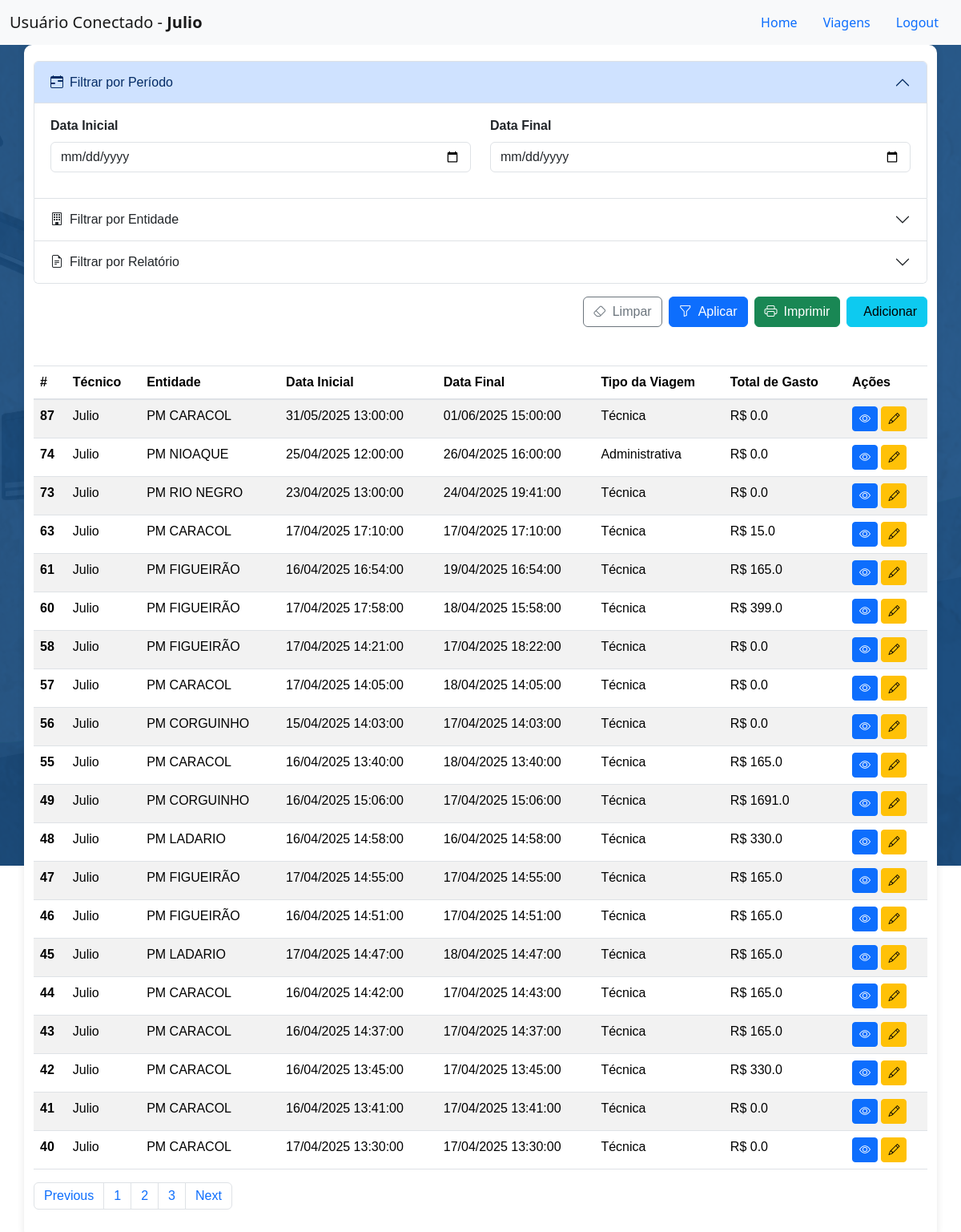
The page /viagens (signed in) on the database its author committed.
### models.py (models this page shows, shortened)
class Usuarios(db.Model):
    __tablename__= 'usuarios'
    id = db.Column(db.Integer, primary_key=True)
    usuario = db.Column(db.String(100), nullable=False)
    senha = db.Column(db.String(1000), nullable=True)
    acesso = db.Column(db.String(100))
    email = db.Column(db.String(100))
    foto = db.Column(db.String(1000), comment='Caminho da foto do usuário')
    setor = db.Column(db.String(100))
    admin = db.Column(db.Boolean, default=False)
    diaria = db.Column(db.Boolean, default=True)
    ativo = db.Column(db.Boolean, default=True)
    data = db.Column(db.DateTime, default=db.func.now())

class RegistroViagens(db.Model):
    __tablename__ = 'registro_viagens'
    id = db.Column(db.Integer, primary_key=True)
    entidade_destino = db.Column(db.Integer,db.ForeignKey('entidades.id') ,nullable=False)
    data_inicio = db.Column(db.DateTime)
    data_fim = db.Column(db.DateTime)
    tipo_viagem = db.Column(db.String(100))
    n_diaria = db.Column(db.String(100), comment='Número da diária')
    v_diaria = db.Column(db.Float, comment='Valor da diária')
    descricao = db.Column(db.String(100))
    n_intranet = db.Column(db.String(100), comment='Número da visita na intranet', default='0')
    veiculo = db.Column(db.String(100), comment='veículo')
    placa = db.Column(db.String(100), comment='Placa do veículo')
    km_inicial = db.Column(db.String(100), comment='KM inicial')
    km_final = db.Column(db.String(100), comment='KM final')
    n_combustivel = db.Column(db.String(100), comment='Número do combustível')
    total_gasto = db.Column(db.Float, comment='Total gasto na viagem', default=0.0)
    usuario = db.Column(db.Integer, db.ForeignKey('usuarios.id'), comment='ID do usuário que registrou a viagem')
    ativo = db.Column(db.Boolean, default=True)
    data = db.Column(db.DateTime, default=db.func.now())
    entidade_rel = db.relationship('Entidade', backref='viagens', lazy='joined')
    usuario_rel = db.relationship('Usuarios', backref='viagens', lazy='joined', foreign_keys=[usuario])

### app.py (the view, shortened to what this page needs)
@app.route('/viagens', methods=['GET', 'POST'])
def viagens():
    data_inicio = None
    data_fim = None
    query_usuarios = Usuarios.query.filter_by(
            ativo=True,
            diaria=True
        ).all()
    if request.method == 'POST':
        usuario_id = request.form.get('usuarioConnect')
        if usuario_id:
            session['usuarioConnect'] = usuario_id
            return redirect(url_for('viagens'))
        return render_template('registro_viagens.html')
    if 'usuarioConnect' not in session:
        return render_template('setUser.html', users=query_usuarios)
    usuario_id = session['usuarioConnect']
    query = RegistroViagens.query.filter(RegistroViagens.usuario == usuario_id).order_by(RegistroViagens.id.desc())
    data_inicio_str = request.args.get('filtro-data-inicial')
    data_fim_str = request.args.get('filtro-data-final')
    entidade_id = request.args.get('filtro-entidade')
    relatorio = request.args.get('filtro-relatorio')
    if entidade_id:
        query = query.filter(RegistroViagens.entidade_destino == entidade_id)
    if relatorio:
        query = query.filter(RegistroViagens.n_intranet.ilike(f'%{relatorio}%'))
    query_viagens = query.limit(20).all()
    query_entidades = Entidade.query.all()
    usuario_logado = Usuarios.query.get(usuario_id)
    for viagem in query_viagens:
        viagem.usuario_nome = viagem.usuario_rel.usuario if viagem.usuario_rel else 'Usuário não encontrado'
        viagem.entidade_nome = viagem.entidade_rel.nome if viagem.entidade_rel else 'Entidade não encontrada'
        viagem.data_formatada = viagem.data_inicio.strftime('%d/%m/%Y %H:%M:%S') if viagem.data_inicio else 'Data Não Disponível'
        viagem.data_final_formatada = viagem.data_fim.strftime('%d/%m/%Y %H:%M:%S') if viagem.data_fim else 'Data Não Disponível'
    if request.args.get('imprimir') == 'true':
        return gerar_relatorio_pdf(query_viagens, usuario_nome=usuario_logado.usuario, data_inicial=data_inicio, data_final=data_fim)
    return render_template(
        'registro_viagens.html',
        viagens=query_viagens,
        usuario=usuario_logado,
        entidades=query_entidades
    )

### templates/registro_viagens.html (shortened to what this page needs)
<!DOCTYPE html>
<html lang="pt-br">
<head>
    <link href="https://cdn.jsdelivr.net/npm/bootstrap@5.3.0-alpha1/dist/css/bootstrap.min.css" rel="stylesheet">
    <link rel="stylesheet" href="{{ url_for('static', filename='css/Viagens.css') }}">
    <link rel="stylesheet" href="https://cdnjs.cloudflare.com/ajax/libs/font-awesome/6.0.0-beta3/css/all.min.css">
    <link rel="stylesheet" href="https://stackpath.bootstrapcdn.com/bootstrap/4.5.2/css/bootstrap.min.css">
    <link href="https://cdn.jsdelivr.net/npm/bootstrap@5.3.3/dist/css/bootstrap.min.css" rel="stylesheet">
    <link href="https://cdn.jsdelivr.net/gh/gitbrent/bootstrap-switch-button@1.1.0/css/bootstrap-switch-button.min.css" rel="stylesheet">
    <link rel="stylesheet" href="https://cdn.jsdelivr.net/npm/bootstrap-icons@1.10.0/font/bootstrap-icons.css">
</head>
<header>
    <nav class="navbar navbar-expand-lg navbar-light bg-light">
        <div class="container-fluid">
            <a class="navbar-brand" href="#">Usuário Conectado - <strong>{{usuario.usuario}}</strong></a>
            <ul class="nav justify-content-center">
                <li class="nav-item">
                  <a class="nav-link" aria-current="page" href="{{url_for('home')}}">Home</a>
                </li>
                <li class="nav-item">
                  <a class="nav-link" href="{{url_for('viagens')}}">Viagens</a>
                </li>
                <li class="nav-item">
                  <a class="nav-link" href="{{url_for('logout')}}">Logout</a>
                </li>
            </ul>
        </div>
    </nav>
<body>
    <div class="container">
        <form class="mb-4">
            <div class="accordion" id="filtrosAccordion">
                <div class="accordion-item">
                    <h2 class="accordion-header">
                        <button class="accordion-button" type="button" data-bs-toggle="collapse" data-bs-target="#collapsePeriodo" aria-expanded="true" aria-controls="collapsePeriodo">
                            <i class="bi bi-calendar-range me-2"></i>Filtrar por Período
                        </button>
                    </h2>
                    <div id="collapsePeriodo" class="accordion-collapse collapse show" data-bs-parent="#filtrosAccordion">
                        <div class="accordion-body">
                            <div class="row">
                                <div class="col-md-6 mb-3">
                                    <label for="filtro-data-inicial" class="form-label fw-bold">Data Inicial</label>
                                    <input type="date" class="form-control" id="filtro-data-inicial" name="filtro-data-inicial"
                                           value="{{ request.args.get('filtro-data-inicial', '') }}">
                                </div>
                                <div class="col-md-6 mb-3">
                                    <label for="filtro-data-final" class="form-label fw-bold">Data Final</label>
                                    <input type="date" class="form-control" id="filtro-data-final" name="filtro-data-final"
                                           value="{{ request.args.get('filtro-data-final', '') }}">
                                </div>
                            </div>
                        </div>
                    </div>
                </div>
                <div class="accordion-item">
                    <h2 class="accordion-header">
                        <button class="accordion-button collapsed" type="button" data-bs-toggle="collapse" data-bs-target="#collapseEntidade" aria-expanded="false" aria-controls="collapseEntidade">
                            <i class="bi bi-building me-2"></i>Filtrar por Entidade
                        </button>
                    </h2>
                </div>
                <div class="accordion-item">
                    <h2 class="accordion-header">
                        <button class="accordion-button collapsed" type="button" data-bs-toggle="collapse" data-bs-target="#collapseRelatorio" aria-expanded="false" aria-controls="collapseRelatorio">
                            <i class="bi bi-file-earmark-text me-2"></i>Filtrar por Relatório
                        </button>
                    </h2>
                </div>
            </div>
            <div class="d-flex justify-content-end gap-2 mt-3">
                <button type="button" class="btn btn-outline-secondary" id="btn-limpar-filtros">
                    <i class="bi bi-eraser me-2"></i>Limpar
                </button>
                <button type="submit" class="btn btn-primary" id="btn-filtrar">
                    <i class="bi bi-funnel me-2"></i>Aplicar
                </button>
                <a href="#" onclick="abrirRelatorioPDF(event)" class="btn btn-success" target="_blank">
                    <i class="bi bi-printer me-2"></i>Imprimir
                </a>
                <button type="button" class="btn btn-info" id='bnt-add-viagem' href="{{ url_for('adicionar_viagem')}}">
                    Adicionar
                </button>
            </div>
        </form>
        <div class="table-viagens">
            <div class="mt-5">
                <table class="table table-striped">
                    <thead>
                        <tr>
                            <th scope="col">#</th>
                            <th scope="col">Técnico</th>
                            <th scope="col">Entidade</th>
                            <th scope="col">Data Inicial</th>
                            <th scope="col">Data Final</th>
                            <th scope="col">Tipo da Viagem</th>
                            <th scope="col">Total de Gasto</th>
                            <th scope="col">Ações</th>
                        </tr>
                    </thead>
                    <tbody>
                        {% for viagem in viagens %}
                            <tr>
                                <th scope="row">{{ viagem.id }}</th>
                                <td>{{ viagem.usuario_nome }}</td>
                                <td>{{ viagem.entidade_nome }}</td>
                                <td>{{ viagem.data_formatada }}</td>
                                <td>{{ viagem.data_final_formatada }}</td>
                                <td>{{ viagem.tipo_viagem }}</td>
                                <td>R$ {{ viagem.total_gasto }}</td>
                                <td>
                                    <button class="btn btn-sm btn-primary btn-action visualizar-viagem" title="Visualizar" value="{{ viagem.id }}">
                                        <i class="bi bi-eye"></i>
                                    </button>
                                    <button class="btn btn-sm btn-warning btn-action editar-viagem" title="Editar" value="{{ viagem.id }}">
                                        <i class="bi bi-pencil"></i>
                                    </button>
                                </td>
                            </tr>
                        {% endfor %}
                    </tbody>
                </table>
                <nav aria-label="Page navigation example">
                    <ul class="pagination">
                      <li class="page-item"><a class="page-link" href="#">Previous</a></li>
                      <li class="page-item"><a class="page-link" href="#">1</a></li>
                      <li class="page-item"><a class="page-link" href="#">2</a></li>
                      <li class="page-item"><a class="page-link" href="#">3</a></li>
                      <li class="page-item"><a class="page-link" href="#">Next</a></li>
                    </ul>
                  </nav>
            </div>
        </div>
    </div>
</body>

### static/css/viagens.css (style rules this page uses)
body { background:url(../images/imgFundoIntranet.png) fixed no-repeat top #104c83; }
.container { color: #333; font-family: Arial, sans-serif; background-color: white; padding: 20px; border-radius: 10px; box-shadow: 0 0 10px rgba(0, 0, 0, 0.1); }
.form-control, .form-select { padding: 0.5rem 0.75rem; }
.btn { padding: 0.5rem 1.25rem; }
.accordion-button { font-weight: 500; background-color: #f8f9fa; }
.accordion-button:not(.collapsed) { background-color: #e9ecef; color: #0d6efd; }
.accordion-body { padding: 1.5rem; }

### rows shown on the page
Usuarios: usuario "Julio"
RegistroViagens: id "87", usuario_nome "Julio", entidade_nome "PM CARACOL", data_formatada "31/05/2025 13:00:00", data_final_formatada "01/06/2025 15:00:00", tipo_viagem "Técnica", total_gasto "0.0"
RegistroViagens: id "74", usuario_nome "Julio", entidade_nome "PM NIOAQUE", data_formatada "25/04/2025 12:00:00", data_final_formatada "26/04/2025 16:00:00", tipo_viagem "Administrativa", total_gasto "0.0"
RegistroViagens: id "73", usuario_nome "Julio", entidade_nome "PM RIO NEGRO", data_formatada "23/04/2025 13:00:00", data_final_formatada "24/04/2025 19:41:00", tipo_viagem "Técnica", total_gasto "0.0"
RegistroViagens: id "63", usuario_nome "Julio", entidade_nome "PM CARACOL", data_formatada "17/04/2025 17:10:00", data_final_formatada "17/04/2025 17:10:00", tipo_viagem "Técnica", total_gasto "15.0"
RegistroViagens: id "61", usuario_nome "Julio", entidade_nome "PM FIGUEIRÃO", data_formatada "16/04/2025 16:54:00", data_final_formatada "19/04/2025 16:54:00", tipo_viagem "Técnica", total_gasto "165.0"
RegistroViagens: id "60", usuario_nome "Julio", entidade_nome "PM FIGUEIRÃO", data_formatada "17/04/2025 17:58:00", data_final_formatada "18/04/2025 15:58:00", tipo_viagem "Técnica", total_gasto "399.0"
RegistroViagens: id "58", usuario_nome "Julio", entidade_nome "PM FIGUEIRÃO", data_formatada "17/04/2025 14:21:00", data_final_formatada "17/04/2025 18:22:00", tipo_viagem "Técnica", total_gasto "0.0"
RegistroViagens: id "57", usuario_nome "Julio", entidade_nome "PM CARACOL", data_formatada "17/04/2025 14:05:00", data_final_formatada "18/04/2025 14:05:00", tipo_viagem "Técnica", total_gasto "0.0"
RegistroViagens: id "56", usuario_nome "Julio", entidade_nome "PM CORGUINHO", data_formatada "15/04/2025 14:03:00", data_final_formatada "17/04/2025 14:03:00", tipo_viagem "Técnica", total_gasto "0.0"
RegistroViagens: id "55", usuario_nome "Julio", entidade_nome "PM CARACOL", data_formatada "16/04/2025 13:40:00", data_final_formatada "18/04/2025 13:40:00", tipo_viagem "Técnica", total_gasto "165.0"
RegistroViagens: id "49", usuario_nome "Julio", entidade_nome "PM CORGUINHO", data_formatada "16/04/2025 15:06:00", data_final_formatada "17/04/2025 15:06:00", tipo_viagem "Técnica", total_gasto "1691.0"
RegistroViagens: id "48", usuario_nome "Julio", entidade_nome "PM LADARIO", data_formatada "16/04/2025 14:58:00", data_final_formatada "16/04/2025 14:58:00", tipo_viagem "Técnica", total_gasto "330.0"
RegistroViagens: id "47", usuario_nome "Julio", entidade_nome "PM FIGUEIRÃO", data_formatada "17/04/2025 14:55:00", data_final_formatada "17/04/2025 14:55:00", tipo_viagem "Técnica", total_gasto "165.0"
RegistroViagens: id "46", usuario_nome "Julio", entidade_nome "PM FIGUEIRÃO", data_formatada "16/04/2025 14:51:00", data_final_formatada "17/04/2025 14:51:00", tipo_viagem "Técnica", total_gasto "165.0"
RegistroViagens: id "45", usuario_nome "Julio", entidade_nome "PM LADARIO", data_formatada "17/04/2025 14:47:00", data_final_formatada "18/04/2025 14:47:00", tipo_viagem "Técnica", total_gasto "165.0"
RegistroViagens: id "44", usuario_nome "Julio", entidade_nome "PM CARACOL", data_formatada "16/04/2025 14:42:00", data_final_formatada "17/04/2025 14:43:00", tipo_viagem "Técnica", total_gasto "165.0"
RegistroViagens: id "43", usuario_nome "Julio", entidade_nome "PM CARACOL", data_formatada "16/04/2025 14:37:00", data_final_formatada "17/04/2025 14:37:00", tipo_viagem "Técnica", total_gasto "165.0"
RegistroViagens: id "42", usuario_nome "Julio", entidade_nome "PM CARACOL", data_formatada "16/04/2025 13:45:00", data_final_formatada "17/04/2025 13:45:00", tipo_viagem "Técnica", total_gasto "330.0"
RegistroViagens: id "41", usuario_nome "Julio", entidade_nome "PM CARACOL", data_formatada "16/04/2025 13:41:00", data_final_formatada "17/04/2025 13:41:00", tipo_viagem "Técnica", total_gasto "0.0"
RegistroViagens: id "40", usuario_nome "Julio", entidade_nome "PM CARACOL", data_formatada "17/04/2025 13:30:00", data_final_formatada "17/04/2025 13:30:00", tipo_viagem "Técnica", total_gasto "0.0"
